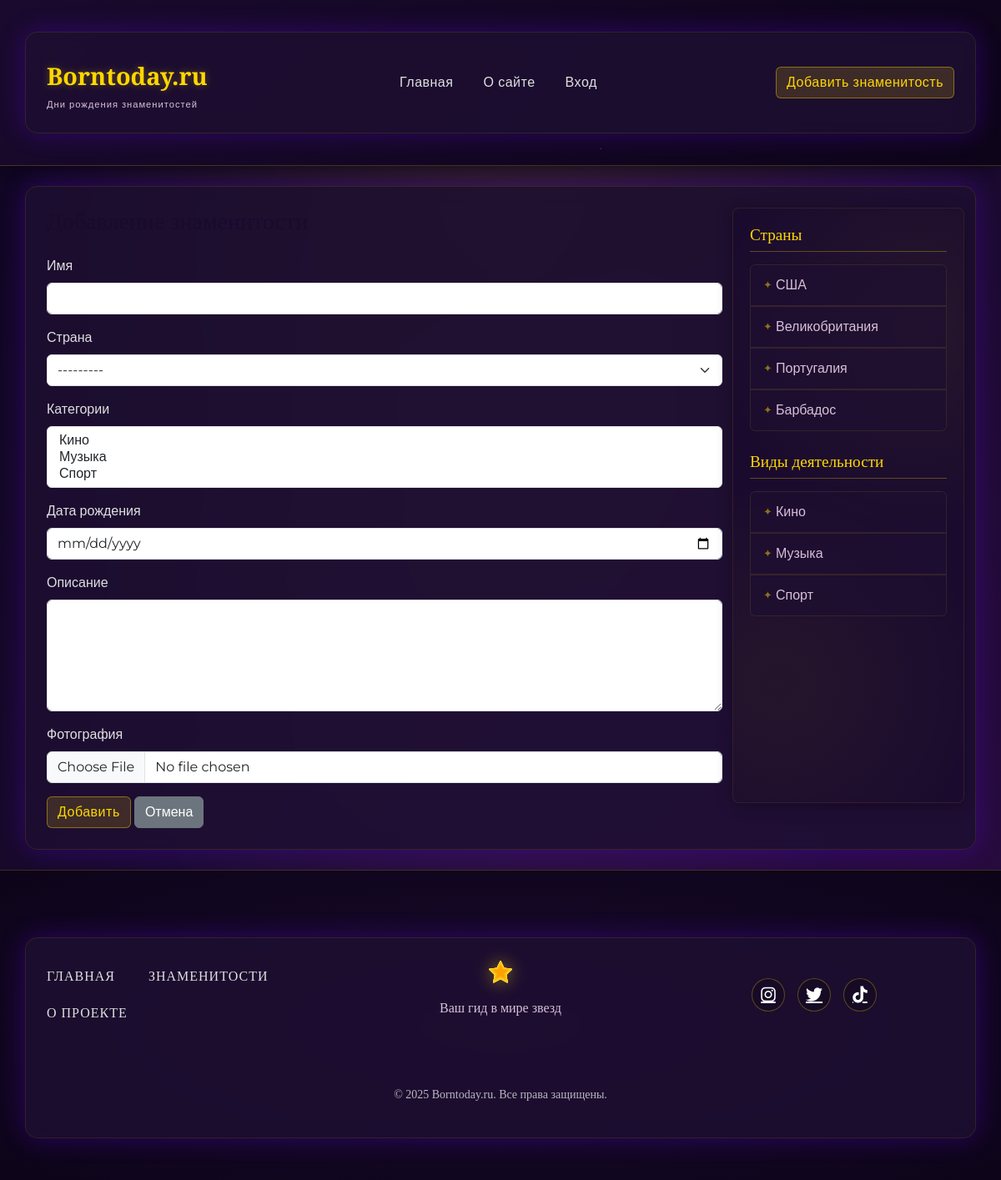
Screenshot of /add/ with the database file from the repository.
### star/models.py (models this page shows, shortened)
class Country(models.Model):
    name = models.CharField(max_length=100)  # Название страны
    slug = models.SlugField(max_length=255, unique=True, blank=True, db_index=True, verbose_name="URL")
    def __str__(self):
        return self.name

class Category(models.Model):
    title = models.CharField(max_length=100)  # Название категории
    slug = models.SlugField(max_length=255, unique=True, blank=True, db_index=True, verbose_name="URL")
    def __str__(self):
        return self.title

### star/views.py (the view)
# urls.py: path('add/', views.add_star, name='add_star'),
def add_star(request):
    if request.method == 'POST':
        form = StarForm(request.POST, request.FILES)
        if form.is_valid():
            star = form.save(commit=False)
            star.is_published = True
            star.save()
            form.save_m2m()  # Сохраняем связи many-to-many
            messages.success(request, f'Знаменитость "{star.name}" успешно добавлена!')
            return redirect('star_detail', slug=star.slug)
    else:
        form = StarForm()
    countries = Country.objects.all()
    categories = Category.objects.all()
    context = {
        'form': form,
        'title': 'Добавление знаменитости',
        'star_countries': countries,
        'star_categories': categories,
    }
    return render(request, 'star/add-star.html', context)

### star/forms.py
class StarForm(forms.ModelForm):
   class Meta:
       model = Star
       fields = ['name', 'country', 'categories', 'birth_date', 'content', 'photo']
       widgets = {
           'name': forms.TextInput(attrs={'class': 'form-control'}),
           'country': forms.Select(attrs={'class': 'form-select'}),
           'categories': forms.SelectMultiple(attrs={'class': 'form-select', 'size': '3'}),
           'birth_date': forms.DateInput(attrs={'class': 'form-control', 'type': 'date'}),
           'content': forms.Textarea(attrs={'class': 'form-control', 'rows': 5}),
           'photo': forms.FileInput(attrs={'class': 'form-control'}),
       }

### star/templates/star/add-star.html (shortened to what this page needs)
{% extends 'star/base.html' %}
{% block content %}
<h3 class="mb-4">{{ title }}</h3>
<form method="post" enctype="multipart/form-data">
    {% for field in form %}
    <div class="mb-3">
        <label for="{{ field.id_for_label }}" class="form-label">{{ field.label }}</label>
        {{ field }}
    </div>
    {% endfor %}
    <button type="submit" class="btn btn-primary">Добавить</button>
    <a href="{% url 'star_index' %}" class="btn btn-secondary">Отмена</a>
</form>
{% endblock %}

### star/templates/star/sidebar.html
<div class="col-md-3">
  <h5>Страны</h5>
  <ul class="list-group mb-4">
    {% for country in star_countries %}
    <li class="list-group-item">
      <a href="{% url 'stars_by_country' country.slug %}">{{country.name}}</a>
    </li>
    {% endfor %}
  </ul>
  <h5>Виды деятельности</h5>
  <ul class="list-group">
    {% for cat in star_categories %}
    <li class="list-group-item">
      <a href="{% url 'stars_by_category' cat.slug %}">{{ cat.title }}</a>
    </li>
    {% endfor %}
  </ul>
</div>

### star/static/css-star/body-star.css (style rules this page uses)
body { color: #e0e0e0; font-family: 'Montserrat', sans-serif; min-height: 100vh; background: radial-gradient(ellipse at top, rgba(255, 215, 0, 0.1) 0%, transparent 70%), radial-gradient(ellipse at bottom, rgba(106, 0, 255, 0.1) 0%, transparent 70%), linear-gradient(135deg, #0f0521 0%, #1a0a2e 50%, #2d0b45 100%); background-attachment: fixed; margin: 0; padding: 0; }
body::before { content: ""; position: fixed; top: 0; left: 0; width: 100%; height: 100%; background: radial-gradient(2px 2px at 20% 30%, #fff 1%, transparent 2%), radial-gradient(2px 2px at 80% 70%, #fff 1%, transparent 2%), radial-gradient(3px 3px at 40% 80%, #fff 1%, transparent 2%), radial-gradient(2px 2px at 60% 10%, #fff 1%, transparent 2%); background-size: 200px 200px; z-index: -1; animation: starsAnimation 50s linear infinite; pointer-events: none; }
h1, h2, h3, h4, h5, h6 { font-family: 'Playfair Display', serif; color: #1a0a2e; }
a { color: #8a2be2; transition: all 0.3s ease; }

### star/static/css-star/header-star.css (style rules this page uses)
.btn-primary { background: rgba(255, 215, 0, 0.15) !important; border: 1px solid rgba(255, 215, 0, 0.4) !important; color: #ffd700 !important; font-weight: 500; letter-spacing: 0.5px; transition: all 0.3s ease; position: relative; z-index: 1; backdrop-filter: blur(5px); }

### star/static/css-star/sidebar-star.css (style rules this page uses)
.col-md-3 { background: rgba(26, 10, 46, 0.7); border-radius: 8px; padding: 20px; backdrop-filter: blur(5px); border: 1px solid rgba(255, 215, 0, 0.1); box-shadow: 0 4px 20px rgba(0, 0, 0, 0.3); margin-bottom: 30px; position: relative; overflow: hidden; }
.col-md-3::before { content: ""; position: absolute; top: 0; right: 0; width: 100%; height: 100%; background: radial-gradient(circle at 80% 20%, rgba(255, 215, 0, 0.05) 0%, transparent 40%), radial-gradient(circle at 20% 80%, rgba(255, 215, 0, 0.05) 0%, transparent 40%); z-index: 0; }
.col-md-3 h5 { color: #ffd700; font-family: 'Playfair Display', serif; font-size: 1.2rem; margin-bottom: 15px; padding-bottom: 8px; border-bottom: 1px solid rgba(255, 215, 0, 0.3); position: relative; z-index: 1; }
.list-group { border-radius: 6px !important; overflow: hidden; margin-bottom: 25px !important; position: relative; z-index: 1; }
.list-group-item { background-color: rgba(30, 15, 50, 0.6) !important; border: 1px solid rgba(255, 215, 0, 0.1) !important; color: #e0e0e0; transition: all 0.3s ease; padding: 12px 15px; }
.list-group-item a { color: #D8BFD8; text-decoration: none; display: block; position: relative; padding-left: 15px; transition: all 0.3s ease; }
.list-group-item a::before { content: "✦"; position: absolute; left: 0; top: 50%; transform: translateY(-50%); color: rgba(255, 215, 0, 0.5); font-size: 0.8rem; transition: all 0.3s ease; }
.list-group-item:last-child { margin-bottom: 0; }

### rows the page displays
Country: name "США"
Country: name "Великобритания"
Country: name "Португалия"
Country: name "Барбадос"
Category: title "Кино"
Category: title "Музыка"
Category: title "Спорт"

### other values shown
{{ field.label }} "Имя" "Страна" "Категории" "Дата рождения" "Описание" "Фотография"
